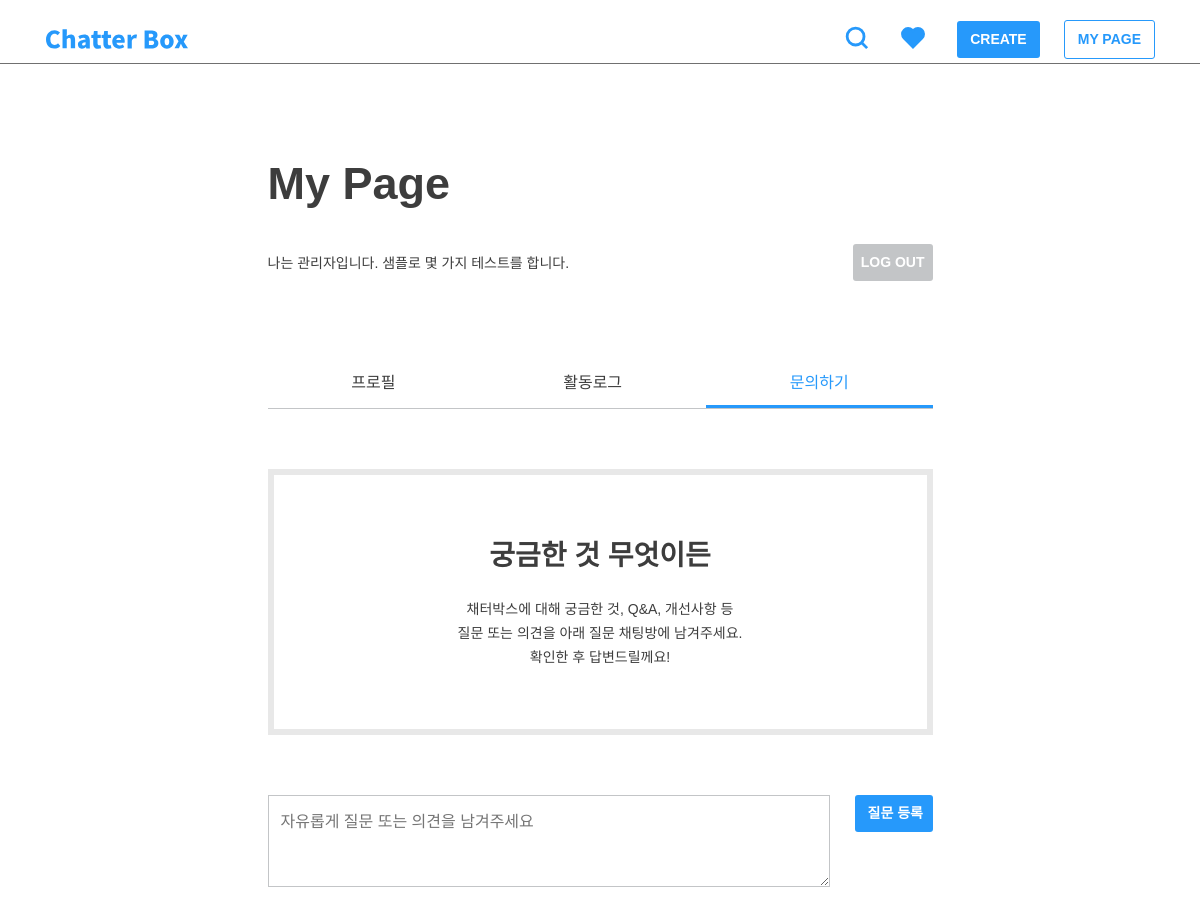
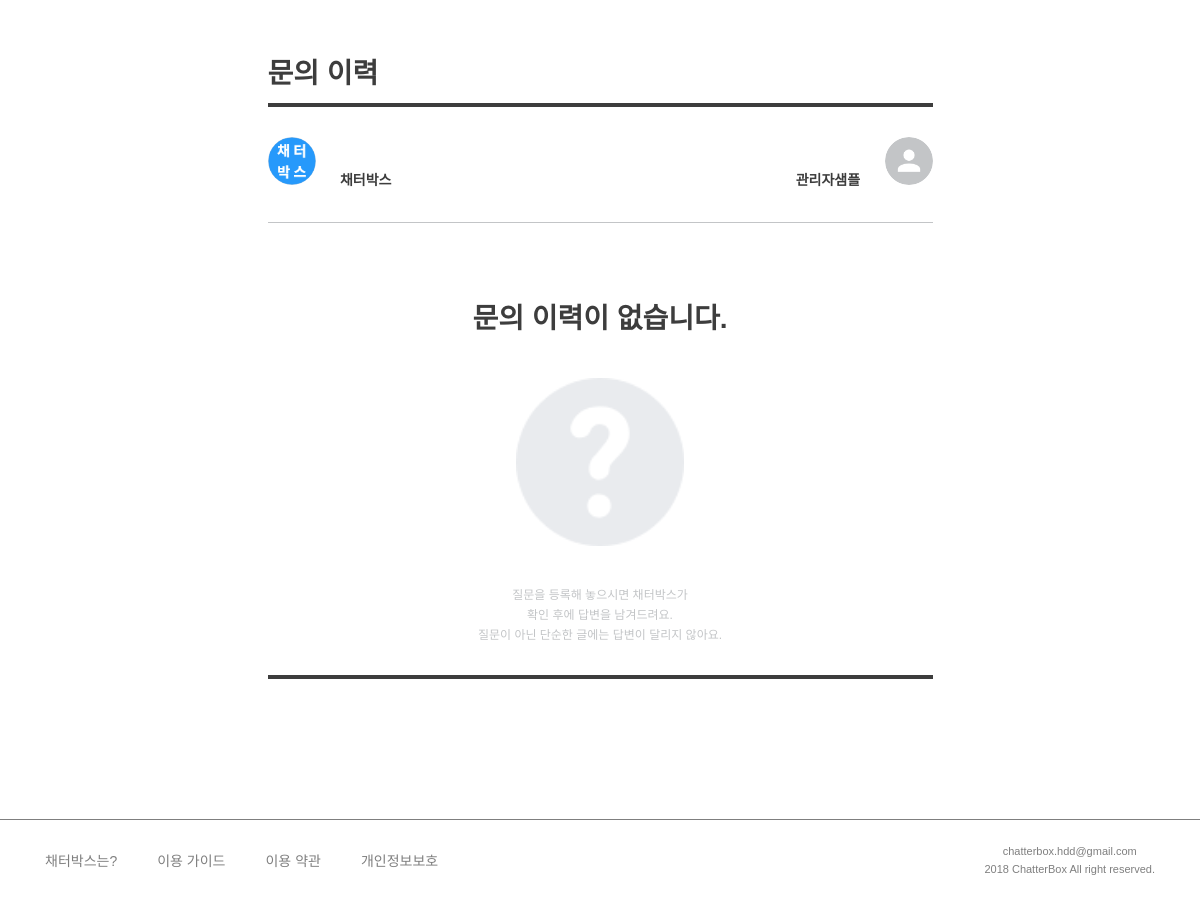
Screenshot of /member/contact/ (signed in) with the database file from the repository (2 pictures, top to bottom).
### member/models.py (models this page shows, shortened)
class User(AbstractUser):
    GENDER_MALE = 'm'
    GENDER_FEMALE = 'f'
    GENDER_OTHER = 'o'
    CHOICES_GENDER = (
        (GENDER_MALE, '남성'),
        (GENDER_FEMALE, '여성'),
        (GENDER_OTHER, '기타'),
    )
    profile_image = models.ImageField(
        default='default/user.png', null=True, upload_to='user')
    bio = models.CharField(max_length=160, null=True, blank=True)
    gender = models.CharField(
        max_length=1, choices=CHOICES_GENDER, null=True, blank=True)
    like_posts = models.ManyToManyField(
        'post.Post', blank=True, related_name='like_users')
    like_comments = models.ManyToManyField(
        'comment.Comment', blank=True, related_name='like_comments')
    hate_comments = models.ManyToManyField(
        'comment.Comment', blank=True, related_name='hate_comments')
    objects = UserManager()

### member/views.py (the view)
@login_required
def contact(request):
    user = request.user
    chats = ContactChat.objects.filter(owner=user)
    chat_form = ContactChatForm()
    context = {
        'user': user,
        'chats': chats,
        'chat_form': chat_form,
    }
    return render(request, 'member/contact.html', context)

### member/forms.py
class ContactChatForm(forms.ModelForm):
    class Meta:
        model = ContactChat
        fields = (
            'content',
        )
        widgets = {
            'content': forms.Textarea(
                attrs={
                    'class': 'content',
                    'placeholder': '자유롭게 질문 또는 의견을 남겨주세요',
                }
            )
        }

### templates/member/contact.html (shortened to what this page needs)
{% extends 'base.html' %}
{% load static %}
{% block customCSS %}
<link rel="stylesheet" href="{% static 'css/member/my_page.css' %}">
<link rel="stylesheet" href="{% static 'css/member/contact.css' %}">
{% endblock %}
{% block content %}
<div class="row justify-content-center">
    <div class="col-md-7 p-0 mypage">
        <h2>My Page</h2>
        <div class="info-area">
            {% if user.bio %}
            <h6>{{ user.bio }}</h6>
            {% else %}
            <h6>자기소개가 비어있습니다.<br />간단하게 프로필을 작성해보아요!</h6>
            {% endif %}
            <a class="btn btn-gray" href="{% url 'member:logout' %}">LOG OUT</a>
        </div>
        <div class="mypage-body">
            <ul class="nav nav-pills nav-fill">
                <li class="nav-item"><a class="tab-link" href="{% url 'member:my_page' %}">
                        <h5>프로필</h5>
                    </a></li>
                <li class="nav-item"><a class="tab-link" href="{% url 'member:user_log' %}">
                        <h5>활동로그</h5>
                    </a></li>
                <li class="nav-item"><a class="tab-link active" href="#">
                        <h5>문의하기</h5>
                    </a></li>
            </ul>
            <div class="tab-pane" id="pills-contact">
                <div class="mypage-header">
                    <h3>궁금한 것 무엇이든</h3>
                    <h6>채터박스에 대해 궁금한 것, Q&A, 개선사항 등<br />질문 또는 의견을 아래 질문 채팅방에 남겨주세요.<br />확인한 후 답변드릴께요!</h6>
                </div>
                <form id="add-chat-form" action="{% url 'member:create_chat' %}" method="POST">
                    {{ chat_form.content }}
                    <input type="button" class="add-chat btn btn-fill" value="질문 등록">
                </form>
                <div class="chat-list">
                    <h3>문의 이력</h3>
                    <div class="list-header">
                        <div class="admin-header">
                            <img class="category-icon" src="{% static '/img/categories/all.png' %}" />
                            <h6>채터박스</h6>
                        </div>
                        <div class="user-header">
                            <h6>{{ user.username }}</h6>
                            <img class="profile_image" src="/media/{{ user.profile_image }}" />
                        </div>
                    </div>
                    <div class="list-body">
                        <div class="load-chat">
                            {% if chats %}
                            {% for chat in chats.all %}
                            {% if chat.author.is_staff %}
                            <div class="chat admin">
                                <h6>{{ chat.content }}</h6>
                                <span>{{ chat.natural_time }}</span>
                            </div>
                            {% else %}
                            <div class="chat">
                                <h6>{{ chat.content }}</h6>
                                <span>{{ chat.natural_time }}</span>
                            </div>
                            {% endif %}
                            {% endfor %}
                            <p>마지막 메세지 입니다.</p>
                            {% else %}
                            <div class="empty">
                                <h3>문의 이력이 없습니다.</h3>
                                <img src="{% static '/img/help-empty.png' %}" alt="">
                                <p>질문을 등록해 놓으시면 채터박스가<br />확인 후에 답변을 남겨드려요.<br />질문이 아닌 단순한 글에는 답변이 달리지 않아요.</p>
                            </div>
                            {% endif%}
                        </div>
                    </div>
                </div>
            </div>
        </div>
    </div>
</div>
{% endblock %}

### static/css/style.css (style rules this page uses)
html, body, div, span, applet, object, iframe, h1, h2, h3, h4, h5, h6, p, blockquote, pre, a, abbr, acronym, address, big, cite, code, del, dfn, em, img, ins, kbd, q, s, samp, small, strike, strong, sub, sup, tt, var, b, u, i, center, dl, dt, dd, ol, ul, li, fieldset, form, label, legend, table, caption, tbody, tfoot, thead, tr, th, td, article, aside, canvas, details, embed, figure, figcaption, footer, header, hgroup, menu, nav, output, ruby, section, summary, time, mark, audio, video { margin: 0; padding: 0; border: 0; font-size: 100%; font: inherit; vertical-align: baseline; }
body { display: flex; min-height: 100vh; flex-direction: column; font-family: "Noto Sans KR", sans-serif; }
ol, ul { list-style: none; }
a { all: unset; text-decoration: none !important; cursor: pointer; color: #3D3D3D; }
h2 { font-size: 45px; line-height: 80px; font-weight: 700; color: #3d3d3d; word-break: break-all; }
h3 { font-size: 28px; line-height: 42px; font-weight: 500; color: #3d3d3d; word-break: break-all; }
h5 { font-size: 16px; line-height: 24px; font-weight: 500; color: #3d3d3d; word-break: break-all; }
h6 { font-size: 14px; line-height: 24px; font-weight: 400; color: #3d3d3d; word-break: break-all; }
p { font-size: 12px; line-height: 20px; font-weight: 400; color: #7f7f7f; word-break: break-all; }
.btn { padding: 8px 13px; border: 0; border-radius: 3px; font-size: 14px; font-weight: 700; word-break: keep-all; }
.btn-fill { -webkit-text-fill-color: #fff !important; color: #fff !important; background-color: #2699FB; }
.btn-gray { -webkit-text-fill-color: #fff !important; color: #fff !important; background-color: #C3C5C7; }
.nav-pills { border-bottom: 1px solid #C3C5C7; }
.nav-pills .tab-link h5 { padding: 10px; }
.nav-pills .tab-link.active h5 { -webkit-text-fill-color: #2699FB; color: #2699FB; border-bottom: 3px solid #2699FB; }

### static/css/member/my_page.css (style rules this page uses)
.mypage { margin: 80px 0; }
.mypage h2 { margin-bottom: 20px; }
.mypage .info-area { display: flex; justify-content: space-between; align-items: center; margin-bottom: 80px; }
.mypage .info-area .btn-gray { padding: 8px; }
.mypage-body { margin-bottom: 60px; }
.mypage-body .mypage-header { width: 100%; margin: 60px 0; padding: 60px; text-align: center; border: 6px solid #E8E8E8; }
.mypage-body .mypage-header h3 { font-weight: 700; margin-bottom: 20px; }
.empty { text-align: center; padding: 60px 0; }
.empty img { width: 50%; max-width: 168px; padding: 30px 0 20px; }
.empty p { color: #C3C5C7; }

### static/css/member/contact.css (style rules this page uses)
#add-chat-form { display: flex; justify-content: space-between; align-items: flex-start; margin-bottom: 65px; }
#add-chat-form .content { width: 100%; height: 92px; margin-right: 25px; padding: 12px; border: 1px solid #C3C5C7; }
#add-chat-form .add-chat { width: 78px; }
.chat-list { border-bottom: 4px solid #3d3d3d; }
.chat-list h3 { padding-bottom: 8px; font-weight: 700; }
.chat-list .list-header { display: flex; justify-content: space-between; padding: 30px 0; border-top: 4px solid #3D3D3D; border-bottom: 1px solid #C3C5C7; }
.chat-list .list-header img { width: 48px; height: 48px; border-radius: 50%; }
.chat-list .list-header h6 { display: inline; font-weight: 700; margin: 0 20px; }
.chat-list .list-body { overflow: auto; margin-top: 15px; }
.chat-list .list-body p { padding: 15px 0 30px; color: #2699FB; text-align: center; float: left; width: 100%; }
.chat-list .empty { text-align: center; padding: 60px 0; }
.chat-list .empty img { width: 50%; max-width: 168px; padding: 30px 0 20px; }
.chat-list .empty p { color: #C3C5C7; }

### rows the page displays
User: bio "나는 관리자입니다. 샘플로 몇 가지 테스트를 합니다.", username "관리자샘플", profile_image (placeholder picture)
